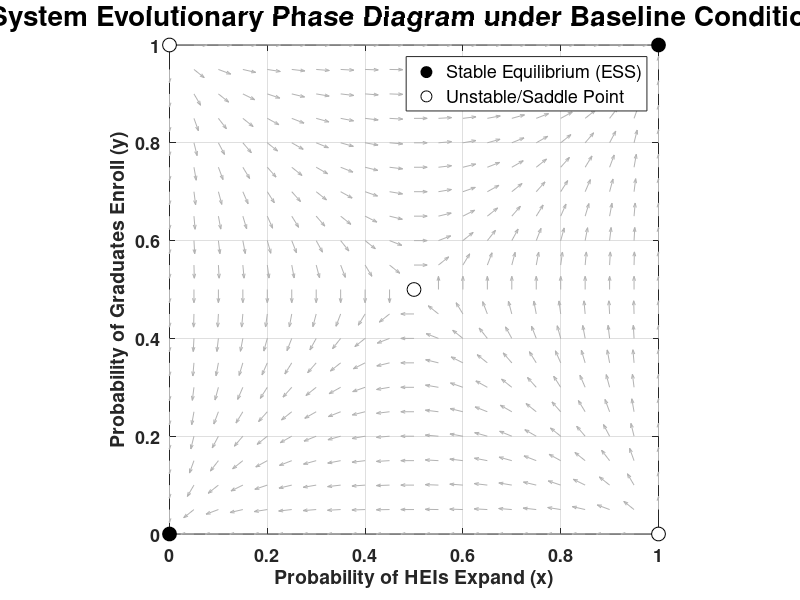

Write MATLAB code to recreate this figure.
E1 = 40;
dE1 = 50;
C1 = 25;
E2 = 30;
C2 = 15;
dC2 = 10;
beta = 3;
E2_prime = 20;
C2_prime = 15;
dC2_prime = 20;


f = @(t, xy) [
    xy(1) * (1 - xy(1)) * (xy(2) * dE1 - C1); ...
    xy(2) * (1 - xy(2)) * (xy(1) * (dC2 * beta - dC2 + dC2_prime) - (E2_prime - E2) + (C2_prime - C2 - beta * dC2))
];


[x, y] = meshgrid(0:0.05:1, 0:0.05:1); 
dx = x .* (1 - x) .* (y * dE1 - C1);
dy = y .* (1 - y) .* (x .* (dC2 * beta - dC2 + dC2_prime) - (E2_prime - E2) + (C2_prime - C2 - beta * dC2));


figure('Position', [100, 100, 800, 700]); 
hold on; 


L = sqrt(dx.^2 + dy.^2);
L(L==0) = 1; 
quiver(x, y, dx./L, dy./L, 0.4, 'Color', [0.7 0.7 0.7]); 



x_star = ((E2_prime - E2) - (C2_prime - C2 - beta * dC2)) / (dC2 * beta - dC2 + dC2_prime);
y_star = C1 / dE1;



p_stable = plot(0, 0, 'ko', 'MarkerFaceColor', 'k', 'MarkerSize', 10);
plot(1, 1, 'ko', 'MarkerFaceColor', 'k', 'MarkerSize', 10, 'HandleVisibility', 'off'); 


p_unstable = plot(0, 1, 'ko', 'MarkerFaceColor', 'w', 'MarkerSize', 10);
plot(1, 0, 'ko', 'MarkerFaceColor', 'w', 'MarkerSize', 10, 'HandleVisibility', 'off');
plot(x_star, y_star, 'ko', 'MarkerFaceColor', 'w', 'MarkerSize', 10, 'HandleVisibility', 'off');


axis([0 1 0 1]);
set(gca, 'FontSize', 13, 'FontWeight', 'bold'); 
xlabel('Probability of HEIs Expand (x)', 'FontSize', 14, 'FontWeight', 'bold');
ylabel({'Probability of Graduates Enroll (y)'}, 'FontSize', 14, 'FontWeight', 'bold');
title('System Evolutionary Phase Diagram under Baseline Conditions', 'FontSize', 20, 'FontWeight', 'bold');
grid on;
box on;
axis square;
hold off;


all_lines = findobj(gca, 'Type', 'line'); 
legend_handle = legend( ...
    [p_stable, p_unstable], ... 
    'Stable Equilibrium (ESS)', ...
    'Unstable/Saddle Point', ...
    'Location', 'best' ...
);
set(legend_handle, 'FontSize', 13);


output_filename = 'Initial_Conditions.png';
print(gcf, output_filename, '-dpng', '-r600');

fprintf('Successed: %s\n', output_filename);